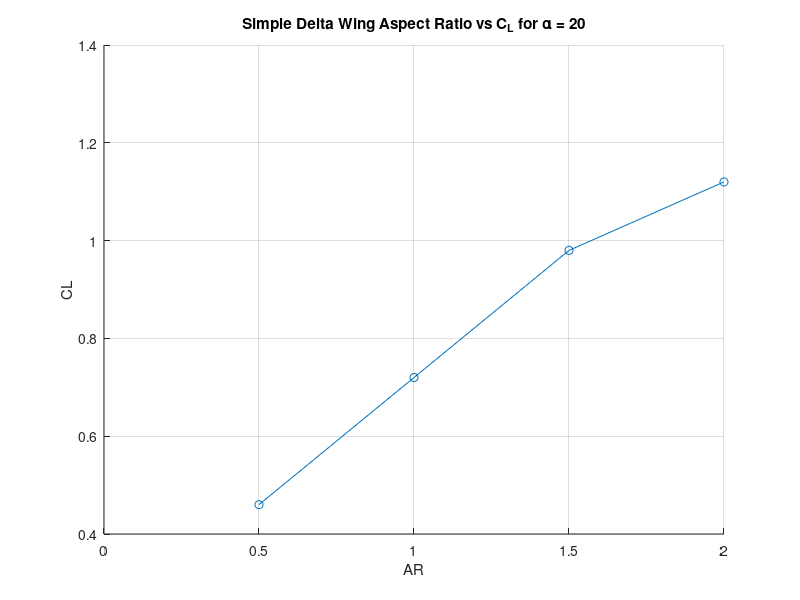

This chart was generated by the following MATLAB code:
%Quick Plots

AR = [0.5,1,1.5,2];
CL = [0.46,0.72,0.98,1.12];


figure(1)
hold on
plot(AR,CL)
scatter(AR,CL)
title('Simple Delta Wing Aspect Ratio vs C_L for \alpha = 20','interpreter','tex')
xlabel('AR')
ylabel('CL')
grid on